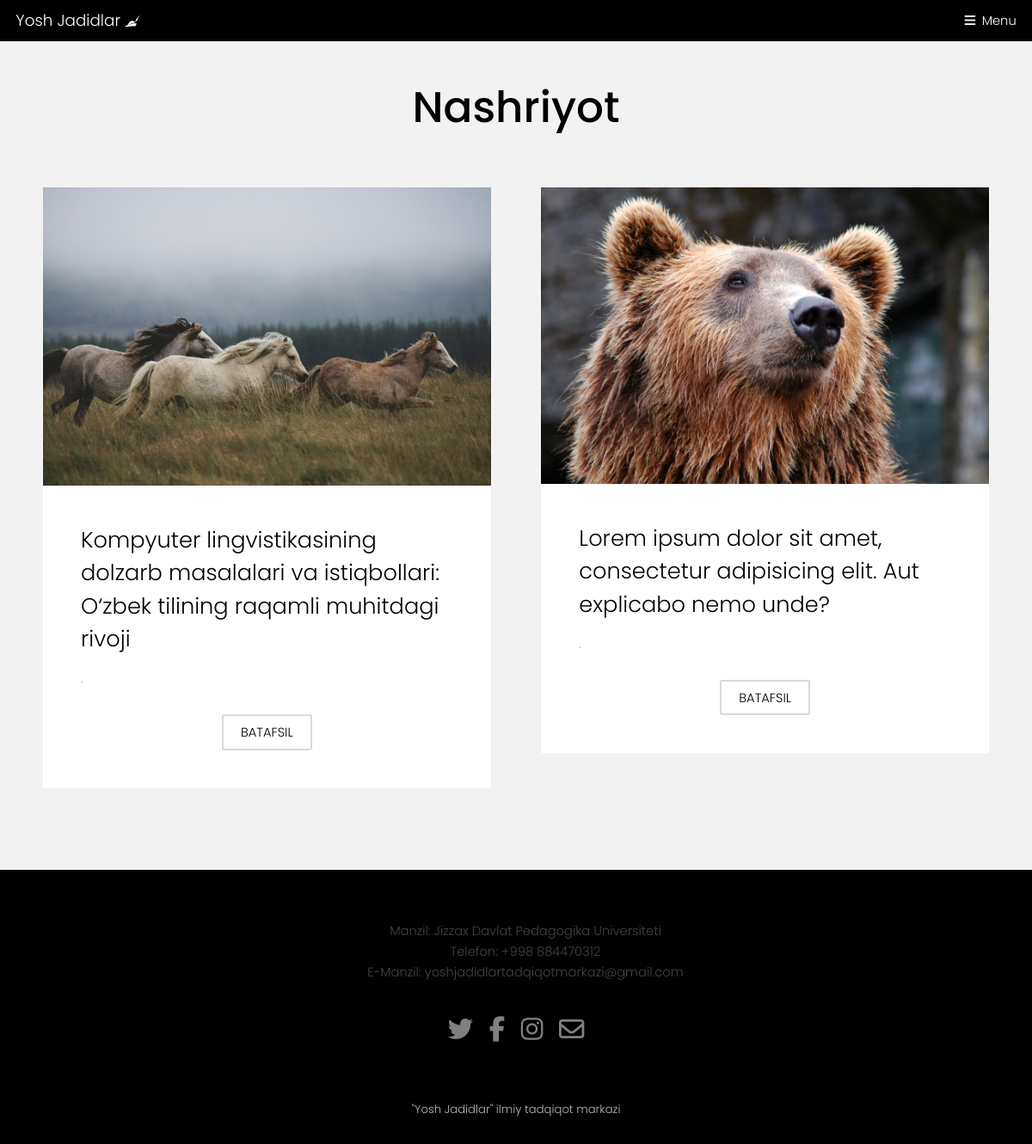
The page /ilmiy-jurnal/ on the database its author committed.
### aplication/models.py (models this page shows, shortened)
class Publisher(models.Model):
    image = models.ImageField(upload_to='main_images', verbose_name='Rasm tanlang', blank=True)
    title = models.CharField(max_length=255, verbose_name='Nomini kiriting')
    annotatsiya = models.TextField(verbose_name="Annotatsiya")
    keywords = models.TextField(verbose_name="Kalit so'zlar")
    abstract = models.TextField(verbose_name="Abstarct")
    keywords2 = models.TextField(verbose_name="Keywords")
    description = models.TextField(verbose_name="To'liq ma'zmunini kiriting")
    source = models.TextField(verbose_name="Foydalanilgan adabiyotlar", blank=True, null=True)
    class Meta:
        verbose_name = 'Nashriyot'
        verbose_name_plural = 'Nashriyotlar'

### aplication/views.py (the view)
# urls.py: path('ilmiy-jurnal/', public, name='public'),
def public(request):
    publics = Publisher.objects.all()
    context = {
        'publics': publics,
    }
    return render(request, 'aplication/ilmiy-jurnallar.html', context)

### aplication/templates/aplication/ilmiy-jurnallar.html (shortened to what this page needs)
{% load static %}
<!DOCTYPE HTML>
<html>
<head><title>Yosh - Jadidlar</title>
    <link rel="stylesheet" href="{% static 'vendor/css/main.css' %}">
    <link rel="stylesheet" href="https://cdnjs.cloudflare.com/ajax/libs/font-awesome/6.7.2/css/all.min.css">
</head>
<body>
<header id="header" class="alt" style="background-color: black; top: 0">
    <div class="logo"><a href="{% url 'aplication:home' %}">Yosh Jadidlar </a><i class="fa-brands fa-pied-piper-hat"
                                                                                 style="color: #ffffff;"></i></div>
    <a href="#menu">Menu</a>
</header>
<section id="one" class="wrapper style2">
    <h2 class="align-center" style="padding-bottom: 40px; font-weight: 500; font-size: 50px;">Nashriyot</h2>
    <div class="inner">
        <div class="grid-style">
            {% for public in publics %}
                <div>
                    <div class="box">
                        <div class="image fit">
                            {% if public.image.url %}<img src="{{ public.image.url }}" alt="" width="600" height="300">{% else %}No{% endif %}</div>
                        <div class="content">
                            <h2>{{ public.title }}</h2>
                            <p>{{ public.min_desc }}.</p>
                            <footer class="align-center"><a href="{% url 'aplication:public-detail' public.id %}" class="button alt">batafsil</a>
                            </footer>
                        </div>
                    </div>
                </div>
            {% endfor %}
        </div>
    </div>
</section>
<footer id="footer">
    <div class="container">
        <ul class="">
            <li style="list-style-type: none">Manzil: Jizzax Davlat Pedagogika Universiteti</li>
            <li style="list-style-type: none">Telefon: +998 884470312</li>
            <li style="list-style-type: none">E-Manzil: yoshjadidlartadqiqotmarkazi@gmail.com</li>
        </ul>
        <ul class="icons">
            <li><a href="#" class="icon fa-twitter"><span class="label">Twitter</span></a></li>
            <li><a href="#" class="icon fa-facebook"><span class="label">Facebook</span></a></li>
            <li><a href="https://www.instagram.com/yosh_jadidlar_/" class="icon fa-instagram"><span class="label">Instagram</span></a></li>
            <li><a href="#" class="icon fa-envelope-o"><span class="label">Email</span></a></li>
        </ul>
    </div>
</footer>
<div class="copyright">
    "Yosh Jadidlar" ilmiy tadqiqot markazi
</div>
</body>
</html>

### rows shown on the page
Publisher: image (picture), title "Kompyuter lingvistikasining dolzarb masalalari va istiqbollari: O‘zbek tilining raqamli muhitdagi rivoji"
Publisher: image (picture), title "Lorem ipsum dolor sit amet, consectetur adipisicing elit. Aut explicabo nemo unde?"
